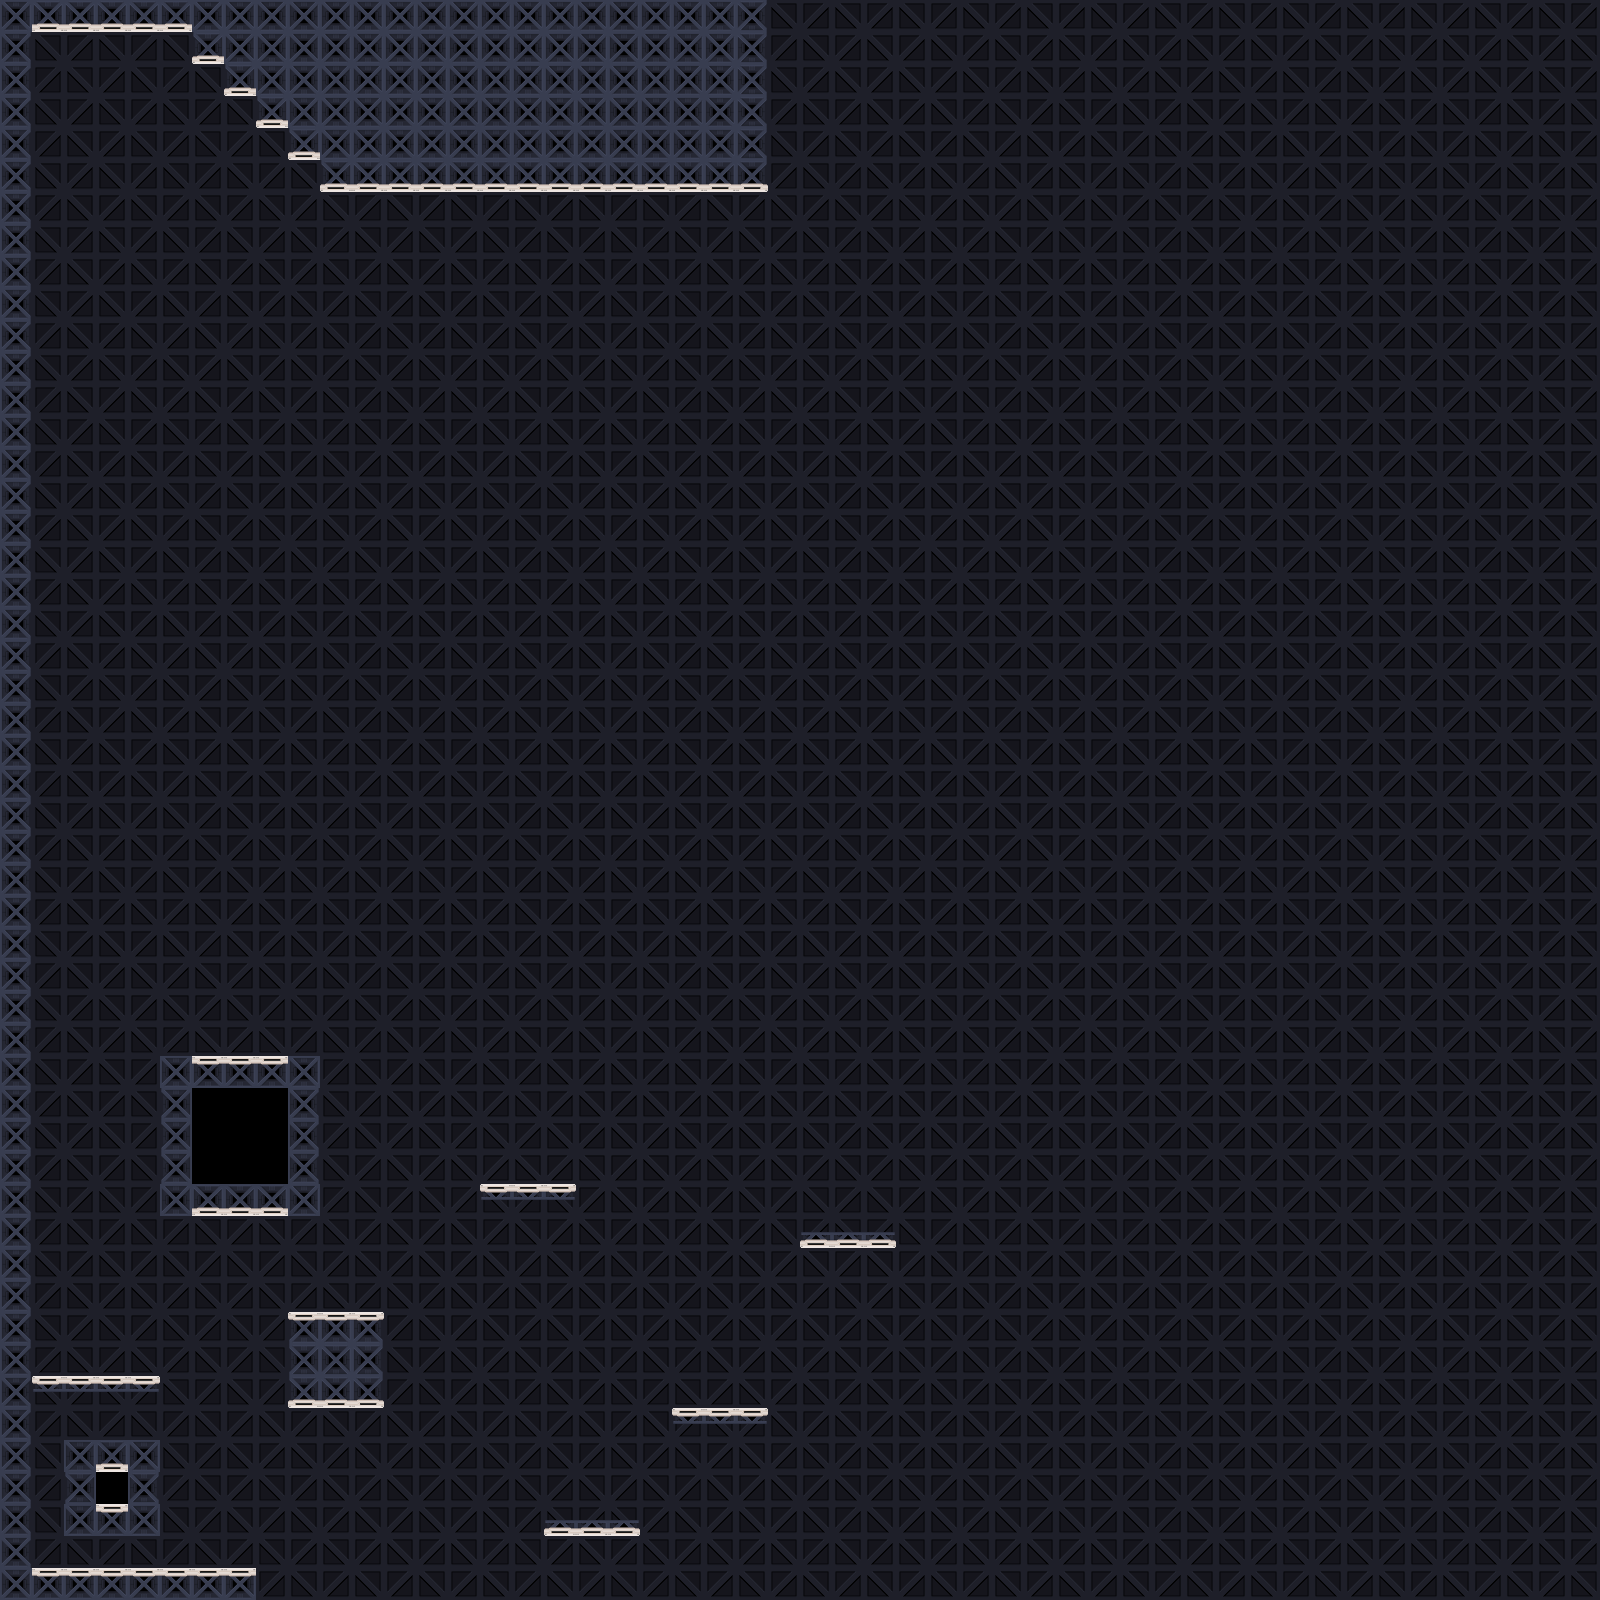

This game map was drawn from its Tiled (.tmx) file and the tilesets committed beside it. A one-line description and the trimmed map source follow:
An orthogonal 50x50 tile map with 32x32 px tiles, 4 tile layers (Tile Layer 4, Tile Layer 3, Tile Layer 2, Tile Layer 1) and 14 objects.

<map version="1.0" orientation="orthogonal" renderorder="right-up" width="50" height="50" tilewidth="32" tileheight="32" nextobjectid="42">
 <tileset firstgid="1" name="tset" tilewidth="32" tileheight="32">
  <image source="tset.png" width="192" height="320" />
 </tileset>
 <layer name="Tile Layer 4" width="50" height="50">
  <data>[2500 cells, 2490 non-empty, 7 distinct tile ids]</data>
 </layer>
 <layer name="Tile Layer 3" width="50" height="50">
  <data>[2500 cells, 203 non-empty, 18 distinct tile ids]</data>
 </layer>
 <layer name="Tile Layer 2" width="50" height="50">
  <data>[2500 cells, 0 non-empty, 0 distinct tile ids]</data>
 </layer>
 <layer name="Tile Layer 1" width="50" height="50">
  <data>[2500 cells, 0 non-empty, 0 distinct tile ids]</data>
 </layer>
 <objectgroup name="Entities" />
 <objectgroup name="Collisions">
  <object id="21" x="0" y="0" width="192" height="32" />
  <object id="22" x="0" y="32" width="32" height="1568" />
  <object id="23" x="32" y="1568" width="224" height="32" />
  <object id="25" x="288" y="1312" width="96" height="96" />
  <object id="27" x="480" y="1184" width="95" height="15.5" />
  <object id="30" x="544.667" y="1519.33" width="94.6667" height="15.3333" />
  <object id="31" x="671.333" y="1408" width="96.6667" height="15.3333" />
  <object id="32" x="800" y="1231.33" width="94.6667" height="16.6667" />
  <object id="34" x="320" y="0" width="448" height="192" />
  <object id="37" x="192" y="0" width="128" height="64" />
  <object id="38" x="224" y="64" width="96" height="32" />
  <object id="39" x="256" y="96" width="64" height="32" />
  <object id="40" x="288" y="128" width="32" height="32" />
  <object id="41" x="32.3636" y="1376.18" width="127.636" height="15.6364" />
 </objectgroup>
</map>